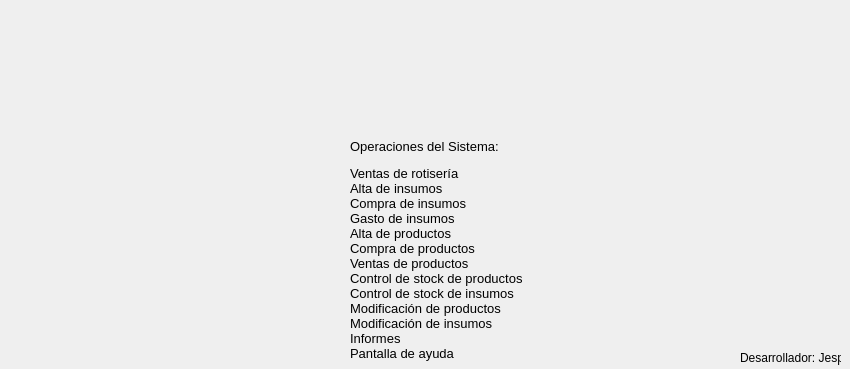
    <widget class="QWidget" name="inicio">
     <property name="minimumSize">
      <size>
       <width>0</width>
       <height>369</height>
      </size>
     </property>
     <property name="maximumSize">
      <size>
       <width>16777215</width>
       <height>369</height>
      </size>
     </property>
     <property name="windowTitle">
      <string>inicio</string>
     </property>
     <widget class="QLabel" name="label_30">
      <property name="geometry">
       <rect>
        <x>230</x>
        <y>-10</y>
        <width>381</width>
        <height>141</height>
       </rect>
      </property>
      <property name="text">
       <string/>
      </property>
      <property name="pixmap">
       <pixmap>logos/logo2.png</pixmap>
      </property>
     </widget>
     <widget class="QLabel" name="label_10">
      <property name="geometry">
       <rect>
        <x>20</x>
        <y>140</y>
        <width>171</width>
        <height>21</height>
       </rect>
      </property>
      <property name="font">
       <font>
        <pointsize>14</pointsize>
       </font>
      </property>
      <property name="text">
       <string/>
      </property>
      <property name="alignment">
       <set>Qt::AlignLeading|Qt::AlignLeft|Qt::AlignTop</set>
      </property>
     </widget>
     <widget class="QLabel" name="label_44">
      <property name="geometry">
       <rect>
        <x>350</x>
        <y>130</y>
        <width>191</width>
        <height>241</height>
       </rect>
      </property>
      <property name="font">
       <font>
        <pointsize>10</pointsize>
       </font>
      </property>
      <property name="text">
       <string>&lt;html&gt;&lt;head/&gt;&lt;body&gt;&lt;p align=&quot;justify&quot;&gt;Operaciones del Sistema:&lt;/p&gt;&lt;p align=&quot;justify&quot;&gt;Ventas de rotisería&lt;br/&gt;Alta de insumos&lt;br/&gt;Compra de insumos&lt;br/&gt;Gasto de insumos&lt;br/&gt;Alta de productos&lt;br/&gt;Compra de productos&lt;br/&gt;Ventas de productos&lt;br/&gt;Control de stock de productos&lt;br/&gt;Control de stock de insumos&lt;br/&gt;Modificación de productos&lt;br/&gt;Modificación de insumos&lt;br/&gt;Informes&lt;br/&gt;Pantalla de ayuda&lt;/p&gt;&lt;/body&gt;&lt;/html&gt;</string>
      </property>
     </widget>
     <widget class="QLabel" name="label_45">
      <property name="geometry">
       <rect>
        <x>740</x>
        <y>350</y>
        <width>101</width>
        <height>16</height>
       </rect>
      </property>
      <property name="styleSheet">
       <string notr="true">color: rgb(0, 0, 0);</string>
      </property>
      <property name="text">
       <string>Desarrollador: Jespa</string>
      </property>
     </widget>
    </widget>
